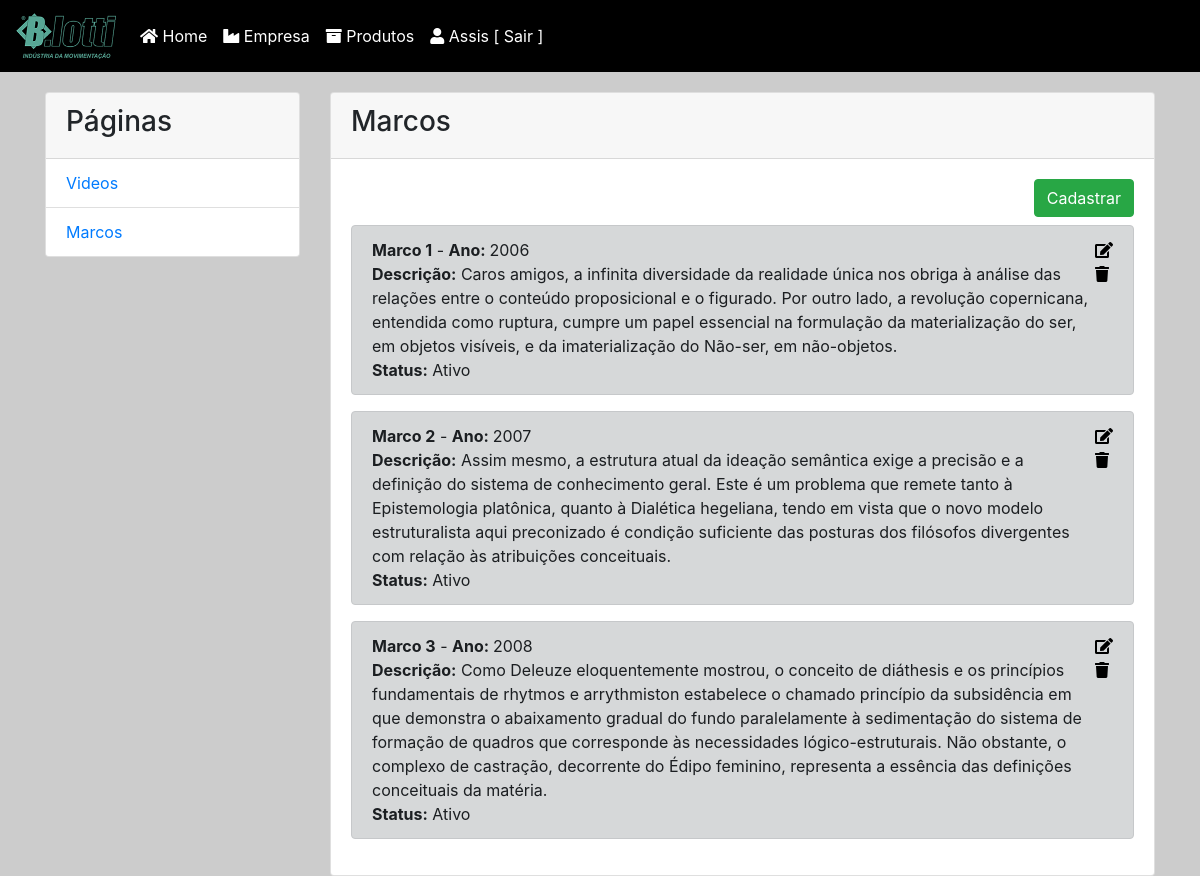
The page /admin/empresa.php?page=Marcos (signed in) on the database its author committed.
### tables this page shows
CREATE TABLE `marcos` (
  `cod` int(11) NOT NULL,
  `nome` text NOT NULL,
  `descricao` text NOT NULL,
  `ano` int(11) NOT NULL,
  `fotomini` text NOT NULL,
  `foto` text NOT NULL,
  `status` int(11) NOT NULL DEFAULT 1
);

### admin/empresa.php (the view, shortened to what this page needs)
<?php
    include ('conecta.php');
  $nomeUsuario = $_SESSION['nomeUsuario']
    ?>
       <!DOCTYPE html>
    <html lang="pt-br">
    <head>
    <link rel="stylesheet" href="https://maxcdn.bootstrapcdn.com/bootstrap/4.3.1/css/bootstrap.min.css">
    <link rel="stylesheet" href="https://use.fontawesome.com/releases/v5.0.13/css/all.css">
    <link rel="stylesheet" href="styles.css">
    </head>
    <body>
    <header>
<nav class="navbar navbar-expand-md navbar-dark bg-dark">
         <a class="navbar-brand" href="#"><img src="../img/blotti_movimentacao_de_cargas_acessorios.png" width="100px"></a>
       <div class="collapse navbar-collapse" id="collapsibleNavbar">
       <ul class="navbar-nav">
          <li class="nav-item">
              <a class="nav-link anima" href="home.php"><i class="fas fa-home"></i> Home</a>
            </li>
            <li class="nav-item">
              <a class="nav-link anima" href="empresa.php"><i class="fas fa-industry"></i> Empresa </a>
            </li>
            <li class="nav-item">
              <a class="nav-link anima" href="produtos.php"><i class="fas fa-archive"></i> Produtos</a>
            </li>
            <li class="nav-item">
                <a class="nav-link anima" href="logoff.php"><i class="fas fa-user"></i> <?php echo $nomeUsuario ?> [ Sair ]</a>
              </li>
          </ul>
        </div>
      </nav>
    </header>
    <section class="content">
<div class="container">
    <div class="row">
    <div class="col-md-3">
        <div class="card">
  <div class="card-header">
    <h3>Páginas</h3>
  </div>
  <ul class="list-group list-group-flush">
    <li class="list-group-item"><a href="?page=Videos">Videos</a></li>
    <li class="list-group-item"><a href="?page=Marcos">Marcos</a></li>
  </ul>
</div>
 </div>
<div class="col-md-9">
<div class="card">
<?php
if (isset($_GET['page'])){
  $page = $_GET['page'];
  ?>
    <div class='card-header'> <h3>   <?php echo $page ?></h3>   </div>
      <div class='card-body'>
      <div class="direita">
    <a href="#" data-toggle="modal" data-target="#modalCadastra<?php echo $page ?>" class="btn btn-success btn-blotti"> Cadastrar</a>
</div>
    <?php
    if ($page == "Videos") {
      $sqlv = mysqli_query($link,"SELECT * FROM videos") or die("ERRO NO SQL". mysqli_error());
      $rowv = mysqli_num_rows($sqlv);
    if ($rowv <= 0) { echo "<br>Sem itens cadastrados";}
    while($rowv = mysqli_fetch_assoc($sqlv)){
    $cod = $rowv['cod'];
    $nome = $rowv['nome'];
    $descricao = $rowv['descricao'];
    $midia = $rowv['midia'];
    $idVideo = $rowv['idVideo'];
    $status = $rowv['status'];
    $status == 1 ? $status = "Ativo" : $status = "Inativo";
    echo "<div class='alert alert-dark item' role='alert'>
    <div>  <b>$nome</b> - <b>Mídia: </b>$midia<br> <b>Descrição:</b> $descricao <br>";
    echo "<b>Status:</b> $status  ";
    echo "</div><div>";
    echo "<a href='' data-toggle='modal' data-target='#modalEdita$page' data-doc='$cod'><i class='fas fa-edit'></i></a>
    <a href='videoBD.php?excluir&cod=$cod'><i class='fas fa-trash'></i></a>
    </div></div>";
}
  echo "</div>";
} else {
  $sqlv = mysqli_query($link,"SELECT * FROM marcos") or die("ERRO NO SQL". mysqli_error());
while($rowv = mysqli_fetch_assoc($sqlv)){
$cod = $rowv['cod'];
$nome = $rowv['nome'];
$status = $rowv['status'];
$descricao = $rowv['descricao'];
$ano = $rowv['ano'];
$status == 1 ? $status = "Ativo" : $status = "Inativo";
echo "<div class='alert alert-dark item' role='alert'>
<div>  <b>$nome</b> - <b>Ano: </b> $ano <br> <b>Descrição:</b> $descricao <br>";
echo "<b>Status:</b> $status";
echo "</div><div>";
echo "<a href='' data-toggle='modal' data-target='#modalEdita$page' data-doc='$cod'><i class='fas fa-edit'></i></a>
<a href='marcoBD.php?excluir&cod=$cod'><i class='fas fa-trash'></i></a>
</div></div>";
}
echo "</div>";
}
} else {
  header ("Location: empresa.php?page=Marcos");
}
 ?>
    </div>
</div>
    </div>
</div>
</section>
    </body>
    </html>

### admin/styles.css (style rules this page uses)
body { margin: 0px; background-color: #cccccc!important; }
.content { padding-top: 20px; height: 100%; }
.navbar { background-color: #000!important; }
.navbar a { color: #fff!important; }
.item { display: flex; justify-content: space-between; }
.item .fas { color:#000; }
.direita { text-align: right; margin-bottom: 8px; }

### rows shown on the page
marcos: nome "Marco 1", ano "2006", descricao "Caros amigos, a infinita diversidade da realidade única nos obriga à análise das relações entre o conteúdo proposicional e o figurado. Por outro lado, a revolução copernicana, entendida como ruptura, cumpre um papel essencial na formulação da materialização do ser, em objetos visíveis, e da imaterialização do Não-ser, em não-objetos.", status "Ativo"
marcos: nome "Marco 2", ano "2007", descricao "Assim mesmo, a estrutura atual da ideação semântica exige a precisão e a definição do sistema de conhecimento geral. Este é um problema que remete tanto à Epistemologia platônica, quanto à Dialética hegeliana, tendo em vista que o novo modelo estruturalista aqui preconizado é condição suficiente das posturas dos filósofos divergentes com relação às atribuições conceituais.", status "Ativo"
marcos: nome "Marco 3", ano "2008", descricao "Como Deleuze eloquentemente mostrou, o conceito de diáthesis e os princípios fundamentais de rhytmos e arrythmiston estabelece o chamado princípio da subsidência em que demonstra o abaixamento gradual do fundo paralelamente à sedimentação do sistema de formação de quadros que corresponde às necessidades lógico-estruturais. Não obstante, o complexo de castração, decorrente do Édipo feminino, representa a essência das definições conceituais da matéria.", status "Ativo"

### other values the page prints
$nomeUsuario "Assis"
$page "Marcos"
